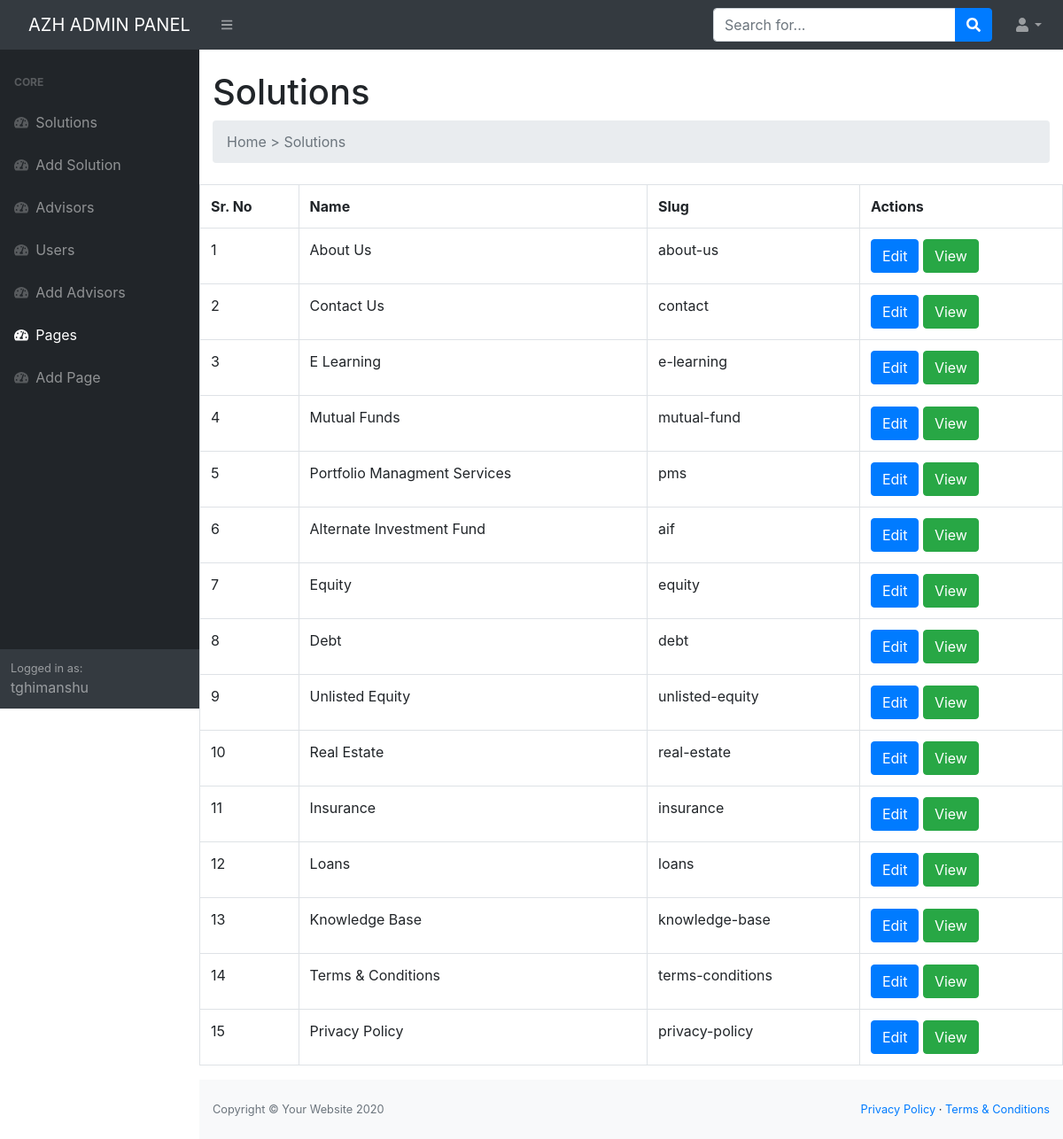
Screenshot of /admin/pages.php (signed in) with the database file from the repository.
### tables this page shows
CREATE TABLE `pages` (
  `id` int(11) NOT NULL,
  `slug` varchar(100) NOT NULL,
  `name` varchar(100) NOT NULL,
  `content` text NOT NULL
);

### admin/pages.php (the view, shortened to what this page needs)
<?php include('header.php') ?>
<?php
$results = mysqli_query($conn, "SELECT * FROM pages;");
?>
<table class="table table-bordered container">
    <tr>
        <th>Sr. No</th>
        <th>Name</th>
        <th>Slug</th>
        <th>Actions</th>
    </tr>
        <?php
            while($page = mysqli_fetch_assoc($results)):
        ?>
        <tr>
            <td><?php echo $page['id'] ?></td>
            <td><?php echo $page['name'] ?></td>
            <td><?php echo $page['slug'] ?></td>
            <td>
                <a href="addPage.php?id=<?php echo $page['id'] ?>" class="btn btn-primary">Edit</a>
                <a href="../page.php?name=<?php echo $page['slug'] ?>" class="btn btn-success">View</a>
            </td>
        </tr>
        <?php endwhile; ?>
    </table>
<?php include('footer.php') ?>

### rows the page displays
pages: id "1", name "About Us", slug "about-us"
pages: id "2", name "Contact Us", slug "contact"
pages: id "3", name "E Learning", slug "e-learning"
pages: id "4", name "Mutual Funds", slug "mutual-fund"
pages: id "5", name "Portfolio Managment Services", slug "pms"
pages: id "6", name "Alternate Investment Fund", slug "aif"
pages: id "7", name "Equity", slug "equity"
pages: id "8", name "Debt", slug "debt"
pages: id "9", name "Unlisted Equity", slug "unlisted-equity"
pages: id "10", name "Real Estate", slug "real-estate"
pages: id "11", name "Insurance", slug "insurance"
pages: id "12", name "Loans", slug "loans"
pages: id "13", name "Knowledge Base", slug "knowledge-base"
pages: id "14", name "Terms & Conditions", slug "terms-conditions"
pages: id "15", name "Privacy Policy", slug "privacy-policy"

### other values shown
$username "tghimanshu"
explode('|',$title)[0] "Solutions"
